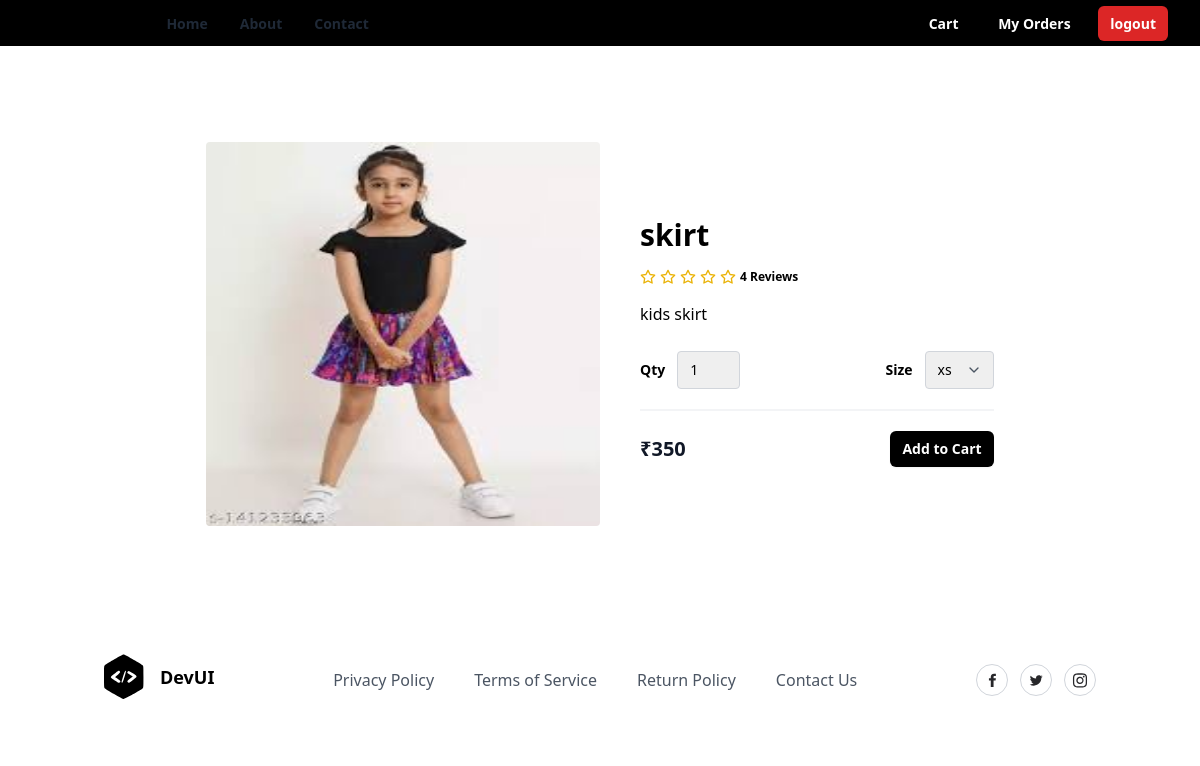
Page /products/3/ on the committed database.
### store/models.py (models this page shows, shortened)
class Product(models.Model):
    title = models.CharField(max_length=200)
    description = models.TextField(null=True, blank=True)
    size_object = models.ManyToManyField(Size)
    category_object = models.ForeignKey(Category, on_delete=models.CASCADE)
    brand_object = models.ForeignKey(Brand, on_delete=models.CASCADE)
    image = models.ImageField(upload_to='product_images', null=True, blank=True, default='product_images/default.jpg')
    price = models.PositiveIntegerField()
    tag_object=models.ManyToManyField(Tag)
    created_date = models.DateTimeField(auto_now_add=True)
    updated_date = models.DateTimeField(auto_now=True)
    is_active = models.BooleanField(default=True)

### store/views.py (the view)
# urls.py: path('products/<int:pk>/',views.ProductDetailView.as_view(),name="product-detail"),
class ProductDetailView(View):
    def get(self,request,*args,**kwargs):
        id=kwargs.get("pk")
        qs=Product.objects.get(id=id)
        return render(request,"product_detail.html",{"data":qs})

### store/templates/product_detail.html (shortened to what this page needs)
{%extends 'base.html'%}
{%block main_block%}
<section class="overflow-hidden">
    <form action="{%url 'add-cart' data.id%}" method="post">
     <div class="mx-auto max-w-5xl px-5 py-24">
        <div class="mx-auto flex flex-wrap items-center lg:w-4/5">
            <img alt="Nike Air Max 21A" class="h-64 w-full rounded object-fill lg:h-96 lg:w-1/2"
                src="{{data.image.url}}" />
            <div class="mt-6 w-full lg:mt-0 lg:w-1/2 lg:pl-10">
                <h1 class="my-4 text-3xl font-semibold text-black"> {{data.title}}</h1>
                <div class="my-4 flex items-center">
                    <span class="flex items-center space-x-1">
                        <span class="ml-3 inline-block text-xs font-semibold">
                            4 Reviews
                        </span>
                    </span>
                </div>
                <p class="leading-relaxed">
                    {{data.description}}
                </p>
                <div class="mb-5 mt-6 flex items-center border-b-2 border-gray-100 pb-5">
                    <div class="flex items-center">
                        <span class="mr-3 text-sm font-semibold">Qty</span>
                        <select name="qty"
                            class="appearance-none rounded border border-gray-300 py-2 pl-3 pr-10 text-sm focus:border-black focus:outline-none focus:ring-2 focus:ring-black">
                            <option value="1">1</option>
                        </select>
                    </div>
                    <div class="ml-auto flex items-center">
                        <span class="mr-3 text-sm font-semibold">Size</span>
                        <div class="relative">
                            <select name="size"
                                class="appearance-none rounded border border-gray-300 py-2 pl-3 pr-10 text-sm focus:border-black focus:outline-none focus:ring-2 focus:ring-black">
                                {%for sob in data.size_object.all%}
                                <option value="{{sob.name}}">{{sob.name}}</option>
                                {%endfor%}
                            </select>
                            <span
                                class="pointer-events-none absolute right-0 top-0 flex h-full w-10 items-center justify-center text-center text-gray-600">
                            </span>
                        </div>
                    </div>
                </div>
                <div class="flex items-center justify-between">
                    <span class="title-font text-xl font-bold text-gray-900">
                        ₹{{data.price}}
                    </span>
                    <button type="submit"
                        class="rounded-md bg-black px-3 py-2 text-sm font-semibold text-white shadow-sm hover:bg-black/80 focus-visible:outline focus-visible:outline-2 focus-visible:outline-offset-2 focus-visible:outline-black">
                        Add to Cart
                    </button>
                </div>
            </div>
        </div>
    </div>
    </form>
</section>
{%endblock%}

### rows in the picture
Product: image (picture), title "skirt", description "kids skirt", price "350"

### other values in the picture
form field size "xs"
